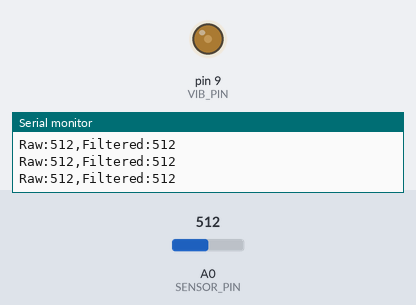
A sketch run on a simulated Arduino Uno, built with avr-gcc and run on an emulated ATmega328P. Shown: output pins drawn as LEDs (lit = HIGH), the last lines printed to the serial monitor. Inputs (shaded band) come from the test bench; at power-on: A0 (SENSOR_PIN) = 512. Random numbers use the default seed unless the sketch sets one.

Above: at 1.2 s.
1.3 s: A0 (SENSOR_PIN) set to 50
At 2.61 s:
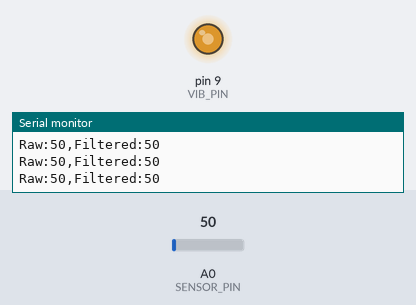
4.3 s: A0 (SENSOR_PIN) set to 1023
7.3 s: A0 (SENSOR_PIN) set to 900
At 13.02 s:
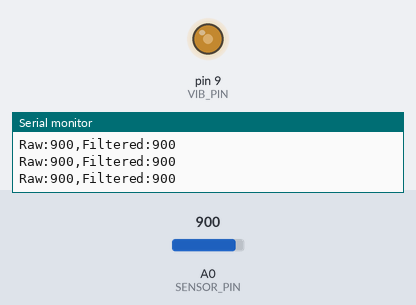
Timing chart, 0 to 16.3 s (numbered marks = the images above; inputs shaded):
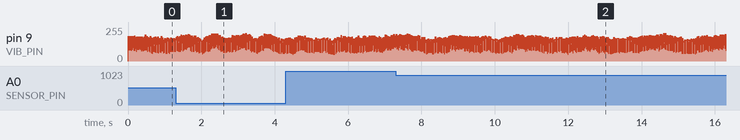

The sketch:

BreathingStone_Midterm.ino
```cpp
/*
  Project: Breathing Stone (숨 쉬는 돌) - Midterm Prototype
  Author: Hwang Sang-yeon (Comson)
  Description: HCI-based Adaptive Biofeedback System for Meditation.
*/

#define SENSOR_PIN A0  // 광학식 PPG 심박 센서 입력 핀
#define VIB_PIN 9      // 진동 스피커 및 앰프(PAM8403) 출력을 위한 PWM 핀 [cite: 419]

// 1. 이동평균 필터(Moving Average Filter) 변수
const int numReadings = 10; // 10개의 샘플 데이터 평균
int readings[numReadings];
int readIndex = 0;
long total = 0;
int average = 0;

// 2. 실시간 BPM 연산 변수
unsigned long lastBeatTime = 0;
int currentBPM = 0;
const int threshold = 550; // 환경에 맞게 영점(Threshold) 조절 필요
boolean belowThreshold = true;

// 3. '3분 골든타임' 및 페이드아웃 변수 [cite: 406, 438]
unsigned long stableStartTime = 0;
boolean isStable = false;
const unsigned long goldenTime = 180000;  // 180초(3분)를 밀리초로 환산 [cite: 406]
const unsigned long fadeDuration = 10000; // 10초에 걸친 선형적 페이드아웃 [cite: 439]

// 4. 1/f 자연음 합성(Procedural Generation) 변수 [cite: 413, 414]
float lowPassNoise = 0.0;

void setup() {
  Serial.begin(115200); // 시리얼 플로터 통신 속도
  pinMode(VIB_PIN, OUTPUT);

  // 배열 초기화
  for (int i = 0; i < numReadings; i++) {
    readings[i] = 0;
  }
}

void loop() {
  unsigned long currentMillis = millis();

  // ---------------------------------------------------------
  // [Step 1] 이동평균 필터 기반 데이터 정제 (Baseline Drift 제거) [cite: 400, 401]
  // ---------------------------------------------------------
  total = total - readings[readIndex];
  readings[readIndex] = analogRead(SENSOR_PIN);
  total = total + readings[readIndex];
  readIndex = (readIndex + 1) % numReadings;
  average = total / numReadings; // 정제된 평균값 산출 [cite: 402]

  // ---------------------------------------------------------
  // [Step 2] 실시간 BPM(Beats Per Minute) 연산
  // ---------------------------------------------------------
  if (average > threshold && belowThreshold) {
    unsigned long beatDuration = currentMillis - lastBeatTime;
    currentBPM = 60000 / beatDuration;
    lastBeatTime = currentMillis;
    belowThreshold = false;
  } else if (average < threshold - 20) {
    belowThreshold = true;
  }

  // ---------------------------------------------------------
  // [Step 3] 안정 상태 판별 및 타이머 제어 [cite: 405, 437]
  // ---------------------------------------------------------
  if (currentBPM <= 60 && currentBPM > 30) {
    if (!isStable) {
      isStable = true;
      stableStartTime = currentMillis; // 60 BPM 이하 진입 시 타이머 시작 [cite: 405]
    }
  } else {
    isStable = false; // 불안정 상태(60 BPM 초과)일 경우 개입 시작 [cite: 434]
  }

  // ---------------------------------------------------------
  // [Step 4] 사운드 및 햅틱 출력 레벨(Fade) 계산 [cite: 406, 438]
  // ---------------------------------------------------------
  float outputLevel = 0.0;

  if (!isStable || (isStable && (currentMillis - stableStartTime < goldenTime))) {
    outputLevel = 1.0; // 불안정하거나 3분이 지나지 않았을 때는 100% 개입
  } else if (isStable && (currentMillis - stableStartTime >= goldenTime)) {
    // 3분이 경과한 시점부터 선형적 페이드아웃 (Linear Fade-out) [cite: 438]
    unsigned long fadeElapsed = (currentMillis - stableStartTime) - goldenTime;
    if (fadeElapsed < fadeDuration) {
      outputLevel = 1.0 - ((float)fadeElapsed / fadeDuration); // 서서히 감소 [cite: 438]
    } else {
      outputLevel = 0.0; // 최종적으로 진동 세기가 0에 수렴 [cite: 439]
    }
  }

  // ---------------------------------------------------------
  // [Step 5] 서브 베이스 사인파 + 1/f 노이즈 합성 및 PWM 출력 [cite: 411, 412, 413]
  // ---------------------------------------------------------
  if (outputLevel > 0) {
    // 30Hz 대역의 촉각적 뼈대(서브 베이스 사인파) 생성 [cite: 411]
    float sineVal = sin(currentMillis * 2.0 * PI * 30.0 / 1000.0);

    // random() 함수와 로우패스 필터를 활용한 1/f 특성 노이즈 합성 (자연음 텍스처) [cite: 413, 434]
    float whiteNoise = random(-255, 255) / 255.0;
    lowPassNoise = 0.9 * lowPassNoise + 0.1 * whiteNoise;

    // 두 파형을 결합하고 PWM 출력값(0~255)으로 스케일링 [cite: 406]
    float combinedSignal = (sineVal * 0.5) + (lowPassNoise * 0.5);
    int pwmValue = (int)((combinedSignal + 1.0) * 127.5 * outputLevel);

    analogWrite(VIB_PIN, constrain(pwmValue, 0, 255)); // 9번 핀으로 출력 [cite: 419]
  } else {
    analogWrite(VIB_PIN, 0); // 개입 소거 시 0 출력
  }

  // 시리얼 플로터 확인용 데이터 출력 (Raw vs Filtered) [cite: 427, 430]
  Serial.print("Raw:");
  Serial.print(readings[readIndex == 0 ? numReadings - 1 : readIndex - 1]);
  Serial.print(",Filtered:");
  Serial.println(average);

  delay(10); // 약 100Hz 샘플링 속도 유지
}
```

pulse_sensor_test.ino
```cpp
// 테스트 완료 다른 파일로
```
